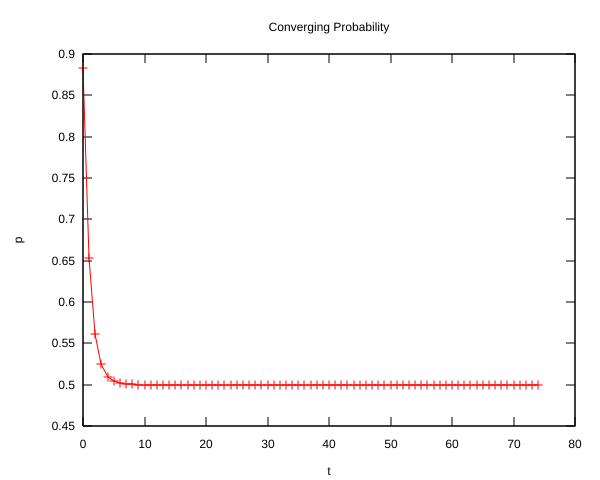

The script that drew this image:
#!/usr/bin/env python

# Will Holcomb <wholcomb@gmail.com>
# Probability convergance for #6.b (Russell & Norvig #15.2.B)

from decimal import Decimal as D, getcontext
import Gnuplot, Gnuplot.funcutils
import xml.dom.minidom
from xml.dom.minidom import Node

outFile = "umbrella_forward_probabilities.svg"

getcontext().prec = 50

g = Gnuplot.Gnuplot(debug=1)
g('set term svg')
g('set out "%s"' % outFile)
g('set data style linespoints')
g.title('Converging Probability')
g.xlabel('t')
g.ylabel('p')

prob = [[D(".8834"), D(".1166")]]
for i in range(1, 75):
    prob.append([D(".7") * prob[-1][0] + D(".3") * prob[-1][1], D(".3") * prob[-1][0] + D(".7") * prob[-1][1]])
    print "%3d: <%s, %s>" % (i, prob[-1][0], prob[-1][1])

elms = [elm[0] for elm in prob]
g.plot(elms)

dvdDoc = xml.dom.minidom.parse(outFile)
dvdDoc.documentElement.setAttribute("height", "100%")
dvdDoc.documentElement.setAttribute("width", "100%")
dvdDoc.documentElement.setAttribute("xmlns", "http://www.w3.org/2000/svg")

outFilep = open(outFile + ".2", 'w')
print dvdDoc.writexml(outFilep)
outFilep.close()
print "Generated: %s" % outFile
